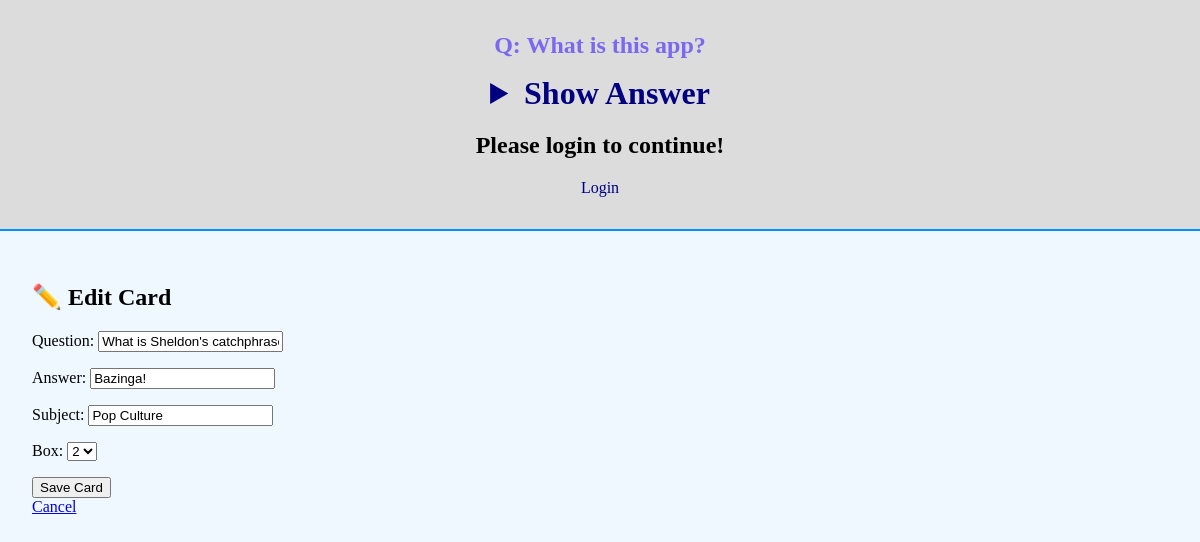
Before: /edit/3 with the older database file.
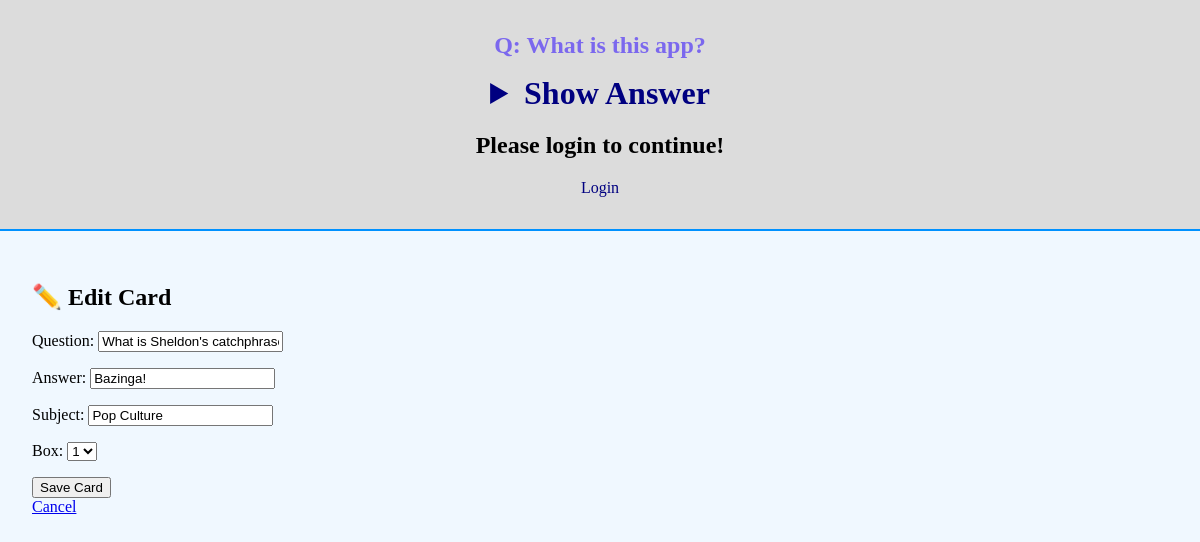
After: the same page with the newer database file.
### flashcards/models.py (models this page shows, shortened)
class Card(models.Model):
    question = models.CharField(max_length=100)
    answer = models.CharField(max_length=100)
    subject = models.CharField(max_length=100)
    box = models.IntegerField(
        choices=zip(BOXES, BOXES),
        default=BOXES[0],
    )
    date_created = models.DateTimeField(auto_now_add=True)

### flashcards/views.py (the view)
class CardUpdateView(CardCreateView, UpdateView):
    success_url = reverse_lazy("card-list")

### flashcards/templates/flashcards/card_form.html (shortened to what this page needs)
{% extends "base.html" %}
{% load static %}
{% block content %}
    <div class="card-form">
    {% if card %}
        <h2 class="edit-card">✏️ Edit Card</h2>
    {% else %}
        <h2 class="create-card">✨ Create New Card</h2>
    {% endif %}
    <form method="post">
        {{ form.as_p }}
        <input class="save-button" type="submit" value="Save Card">
    </form>
    <a class="card-list-link" href="{% url 'card-list' %}">
        Cancel
    </a>
    </div>
{% endblock %}

### flashcards/templates/base.html (shortened to what this page needs)
<!DOCTYPE html>
{% load static %}
<html lang="en">
<head>
    <link rel="stylesheet" href="{% static 'css/styles.css' %}">
</head>
<body>
    <header class="main-header">
        <h1 class="main-title">Q: What is this app?</h1>
        <div class="main-detail-tag">
        <details>
            <summary class="main-hidden">Show Answer</summary>
        </details>
        </div>
            {% if user.is_authenticated %}
                <div class="user-name">Hello,&nbsp;{{ user.get_username }}!</div>
                <div class="log-container"><a class="log-links"href="/accounts/logout/">Logout</a></div>
                {% include "flashcards/navigation.html" %}
                {% else %}
                    <h2>Please login to continue!</h2>
                    <p><a class="log-links"href="/accounts/login">Login</a></p>
                {% endif %}
    </header>
            <main>
                {% block content %}
                {% endblock content %}
                </main>
            </body>
</html>

### static/css/styles.css (style rules this page uses)
body { background-color: aliceblue; margin: 0; }
.main-header { text-align: center; background-color:gainsboro; border-bottom: 2px solid rgb(0, 145, 255); padding: 1rem; }
.main-title { color: mediumslateblue; font-size: 1.5rem; }
.main-detail-tag { display: flex; justify-content: center; }
.main-hidden { font-size: 2rem; font-weight: bold; color: navy; }
.log-links { text-decoration: none; color:navy; }
.card-form, .delete-confirm-page { padding: 2rem; }

Changed rows visible on the page:
changed Card "What is Sheldon's catchphrase?": box "2" → "1"
